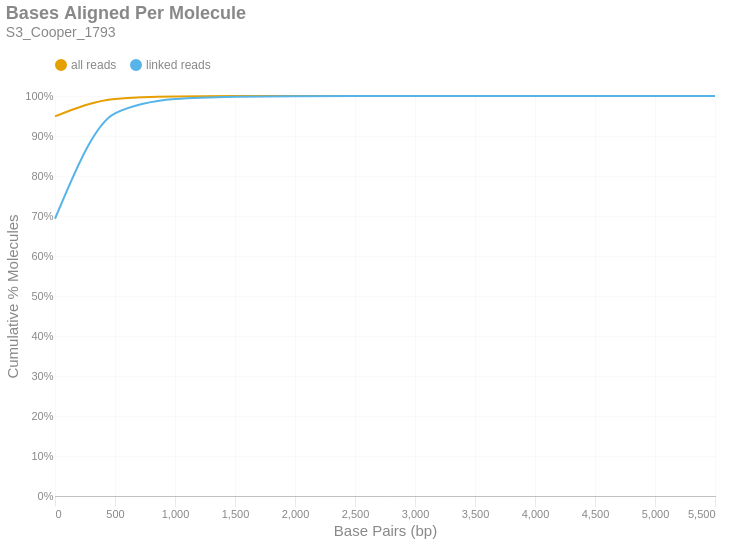

The cell this chart's notebook holds for it:
### Markdown cell above
### Bases Aligned Per Molecule
This is a cumulative frequency distribution showing the number of base pairs aligned per unique molecule. These data are shown in 500 bp bins. There are two distributions: one with `all reads` (yellow) and another with only `linked reads` (blue). The percent of molecules in the `linked reads` distribution is relative to the total number of linked molecules.

### Code cell
if SKIPLR:
    print_html(f"Skipped")
else:
    binned_df = consolidated_hist(valids['aligned_bp'], mask, 500, True)
    with SafeRender(binned_df):
        (
            density_plot(binned_df, 'Bases Aligned Per Molecule', samplename, 'basesper')
            .encode(
                x=alt.X('bin:Q', title="Base Pairs (bp)").axis(tickMinStep=500).scale(padding=0),
                y=alt.Y('value:Q', title='Cumulative % Molecules')
                    .axis(format='%')
                    .scale(domain = [0,1])
                    .stack(False),
                color=alt.Color("key:N").scale(domain = ["all reads", "linked reads"]),
                tooltip = [
                    alt.Tooltip("key:N", title = "Data Type"),
                    alt.Tooltip("range_label:N", title="Bases Aligned Per Molecule"),
                    alt.Tooltip("value:Q", format = ".2%", title="% Molecules (Cum.)")
                ]
            )
        ).display()

### Figure 1 — Vega-Lite specification as saved in the notebook (floating-point values rounded to 4 significant figures)
{"width": "container", "height": 400, "config": {"title": {"anchor": "start", "dy": -15, "fontSize": 18, "color": "#888888", "subtitleColor": "#888888", "subtitleFontSize": 14}, "arc": {"fill": "#0072B2"}, "axis": {"domainColor": "#888888", "domainWidth": 0.5, "gridWidth": 0.2, "grid": false, "titleFontWeight": 400, "titleFontSize": 15, "labelFontSize": 11, "labelColor": "#888888", "tickColor": "#888888", "tickWidth": 0.2, "titleColor": "#888888"}, "axisBand": {"grid": false}, "axisX": {"grid": true, "tickSize": 10, "domainCap": "round"}, "axisY": {"domain": false, "grid": true, "tickSize": 0, "domainCap": "round"}, "background": "transparent", "header": {"labelFontSize": 15, "labelColor": "#888888", "titleFontSize": 15, "titleFontWeight": 600, "titleColor": "#888888"}, "legend": {"labelFont": "sans-serif", "labelFontSize": 12, "labelColor": "#888888", "symbolSize": 100, "symbolType": "circle", "titleFontSize": 12, "titlePadding": 10, "titleColor": "#888888", "title": null, "orient": "top"}, "range": {"category": ["#E69F00", "#56B4E9", "#009E73", "#F0E442", "#0072B2", "#D55E00", "#CC79A7", "#000000"], "diverging": ["#cfe8f3", "#a2d4ec", "#73bfe2", "#46abdb", "#1696d2", "#12719e"]}, "area": {"fill": "#0072B2", "fillOpacity": 0.7, "line": true, "strokeOpacity": 0.7}, "line": {"color": "#0072B2", "stroke": "#0072B2", "strokeWidth": 2}, "trail": {"color": "#0072B2", "stroke": "#0072B2", "strokeWidth": 0, "size": 1}, "point": {"filled": true, "fillOpacity": 1.0, "size": 95}, "text": {"color": "#888888", "fontSize": 11, "align": "right", "fontWeight": 400, "size": 11}, "bar": {"fill": "#0072B2", "stroke": null}, "view": {"stroke": null, "continuousWidth": 660, "continuousHeight": 400}}, "data": {"name": "data-44b4c93f489a7b958a9a4f9785118240"}, "mark": {"type": "line", "interpolate": "monotone", "point": {"opacity": 0, "size": 275}}, "encoding": {"color": {"field": "key", "scale": {"domain": ["all reads", "linked reads"]}, "type": "nominal"}, "tooltip": [{"field": "key", "title": "Data Type", "type": "nominal"}, {"field": "range_label", "title": "Bases Aligned Per Molecule", "type": "nominal"}, {"field": "value", "format": ".2%", "title": "% Molecules (Cum.)", "type": "quantitative"}], "x": {"axis": {"tickMinStep": 500}, "field": "bin", "scale": {"padding": 0}, "title": "Base Pairs (bp)", "type": "quantitative"}, "y": {"axis": {"format": "%"}, "field": "value", "scale": {"domain": [0, 1]}, "stack": false, "title": "Cumulative % Molecules", "type": "quantitative"}}, "params": [{"name": "param_c36ac31b6afebe62", "select": {"type": "point", "fields": ["key"]}, "bind": "legend"}], "title": {"text": "Bases Aligned Per Molecule", "subtitle": "S3_Cooper_1793"}, "transform": [{"fold": ["all reads (cumsum)", "linked reads (cumsum)"]}, {"calculate": "replace(datum.key, ' (cumsum)', '')", "as": "key"}, {"filter": {"param": "param_c36ac31b6afebe62"}}], "usermeta": {"embedOptions": {"downloadFileName": "S3_Cooper_1793.basesper"}}, "$schema": "https://vega.github.io/schema/vega-lite/v6.1.0.json", "datasets": {"data-44b4c93f489a7b958a9a4f9785118240": [{"bin": "0.0", "interval": "0.0-500.0", "all reads": 0.949, "linked reads": 0.6931, "all reads (cumsum)": 0.949, "linked reads (cumsum)": 0.6931, "range_label": "0-499"}, {"bin": "500.0", "interval": "500.0-1000.0", "all reads": 0.04376, "linked reads": 0.2633, "all reads (cumsum)": 0.9928, "linked reads (cumsum)": 0.9564, "range_label": "500-999"}, {"bin": "1000.0", "interval": "1000.0-1500.0", "all reads": 0.005913, "linked reads": 0.03577, "all reads (cumsum)": 0.9987, "linked reads (cumsum)": 0.9922, "range_label": "1000-1499"}, {"bin": "1500.0", "interval": "1500.0-2000.0", "all reads": 0.001001, "linked reads": 0.006059, "all reads (cumsum)": 0.9997, "linked reads (cumsum)": 0.9983, "range_label": "1500-1999"}, {"bin": "2000.0", "interval": "2000.0-2500.0", "all reads": 0.0002172, "linked reads": 0.001314, "all reads (cumsum)": 0.9999, "linked reads (cumsum)": 0.9996, "range_label": "2000-2499"}, {"bin": "2500.0", "interval": "2500.0-3000.0", "all reads": 5.104e-05, "linked reads": 0.0003088, "all reads (cumsum)": 1.0, "linked reads (cumsum)": 0.9999, "range_label": "2500-2999"}, {"bin": "3000.0", "interval": "3000.0-3500.0", "all reads": 1.171e-05, "linked reads": 7.085e-05, "all reads (cumsum)": 1.0, "linked reads (cumsum)": 1.0, "range_label": "3000-3499"}, {"bin": "3500.0", "interval": "3500.0-4000.0", "all reads": 4.954e-06, "linked reads": 2.997e-05, "all reads (cumsum)": 1.0, "linked reads (cumsum)": 1.0, "range_label": "3500-3999"}, {"bin": "4000.0", "interval": "4000.0-4500.0", "all reads": 2.852e-06, "linked reads": 1.726e-05, "all reads (cumsum)": 1.0, "linked reads (cumsum)": 1.0, "range_label": "4000-4499"}, {"bin": "4500.0", "interval": "4500.0-5000.0", "all reads": 0.0, "linked reads": 0.0, "all reads (cumsum)": 1.0, "linked reads (cumsum)": 1.0, "range_label": "4500-4999"}, {"bin": "5000.0", "interval": "5000.0-5500.0", "all reads": 1.501e-07, "linked reads": 9.083e-07, "all reads (cumsum)": 1.0, "linked reads (cumsum)": 1.0, "range_label": "5000-5499"}, {"bin": "5500.0", "interval": "5500.0-6000.0", "all reads": 3.002e-07, "linked reads": 1.817e-06, "all reads (cumsum)": 1.0, "linked reads (cumsum)": 1.0, "range_label": "5500-5999"}]}}
